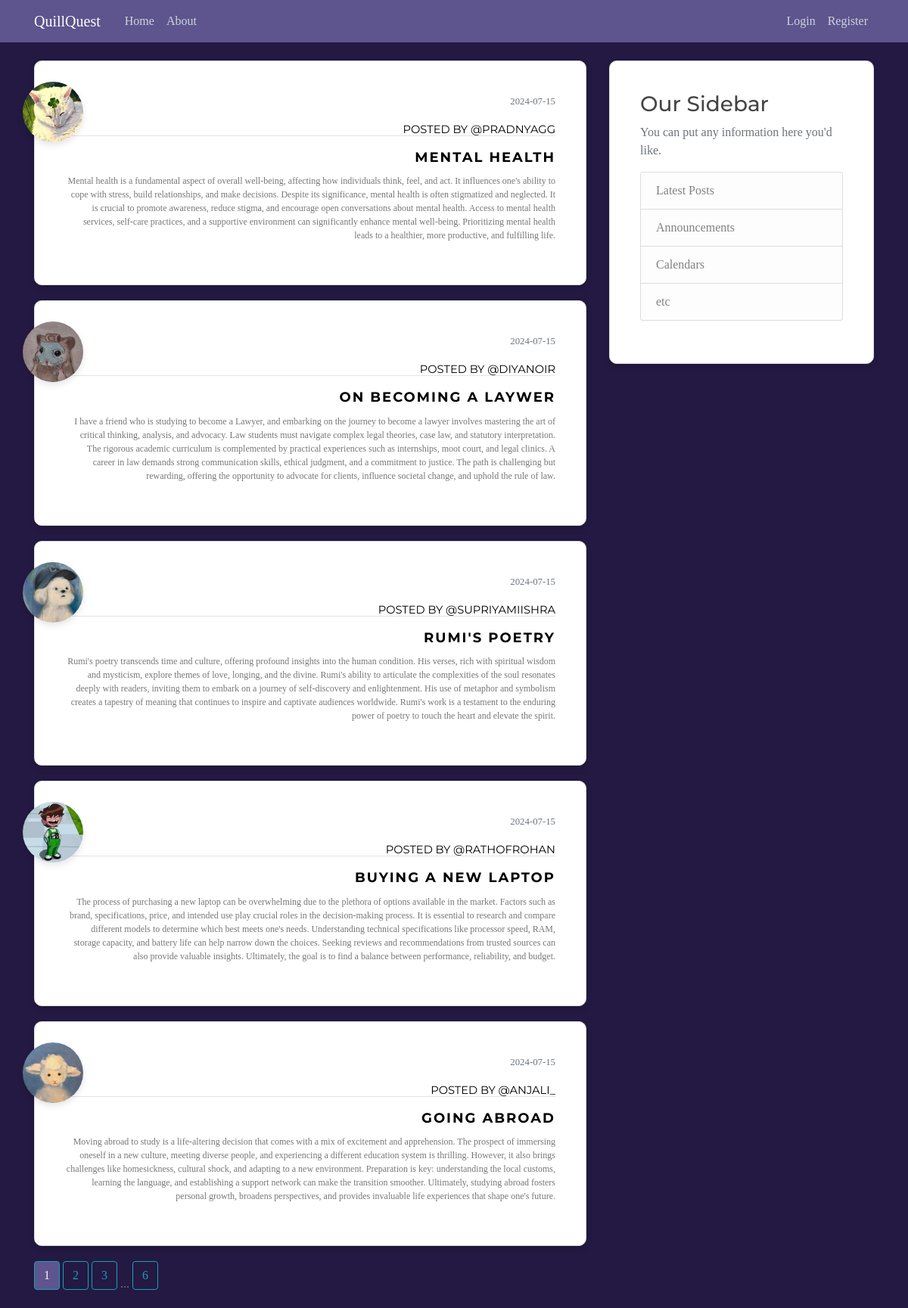
The page /home on the database its author committed.
### flaskblog/models.py (models this page shows, shortened)
class Post(db.Model):
    __tablename__ = "post"
    id = db.Column(db.Integer, primary_key= True )
    title = db.Column(db.String(100), nullable= False)
    date_posted= db.Column(db.DateTime, nullable= False, default= datetime.utcnow ) # no (): function as arguement; not current time
    content = db.Column(db.Text, nullable= False)
    user_id = db.Column( db.Integer, db.ForeignKey('user.id'), nullable = False) #lowercase user not class; table and column name

class User(db.Model, UserMixin): #import from db.Model
    __tablename__ = "user"
    id = db.Column(db.Integer, primary_key= True )
    username = db.Column(db.String(20), unique= True, nullable= False)
    email = db.Column(db.String(120), unique= True, nullable= False)
    image_file = db.Column(db.String(120), nullable= False, default = 'default.jpeg') #hashing for length
    password = db.Column(db.String(60), nullable= False)
    posts = db.relationship ('Post', backref = 'author', lazy =  True) #one-to-many relationship; backref: author attribute to get user of post ; lazy: loads in one go

### flaskblog/main/routes.py (the view)
@main.route("/")
@main.route("/home")
def home():
    page = request.args.get('page', 1, type=int)
    posts = Post.query.order_by(Post.date_posted.desc()).paginate(page=page, per_page=5)
    return render_template('home.html', posts=posts)

### flaskblog/templates/home.html
{% extends "layout.html" %}
{% block content %}
    {% for post in posts.items %}
      <article class="media content-section">
        <img class="rounded-circle article-img" style="width: 80px; height: 80px; box-shadow: 0 4px 8px rgba(0, 0, 0, 0.1);" src="{{ url_for('static', filename='profile_pics/' + post.author.image_file) }}">
        <div class="media-body" style="text-align: right;">
            <div class="article-metadata">
              <small class="text-muted"> {{ post.date_posted.strftime('%Y-%m-%d') }}</small>
              <br>
              <a style="font-size: 11pt;" href="{{  url_for('users.user_posts', username=post.author.username)  }}"> posted by @{{ post.author.username }} </a>
            </div>
            <h2> <a class="article-title"  style="font-weight:bold;" href="{{ url_for('posts.post', post_id=post.id) }}">{{ post.title }}</a> </h2>
            <p class="article-content">{{ post.content }}</p>
        </div>
      </article>
    {% endfor %}
    {% for page_num in posts.iter_pages( left_edge = 1, right_edge=1, left_current=1, right_current=2 ) %}
      {% if page_num %}
        {% if posts.page == page_num %}
        <a class="btn btn-info mb-4" style="color: whitesmoke; background-color: #5e548e;"  href="{{ url_for('main.home', page=page_num) }}">{{ page_num }}</a>
        {% else %}
          <a class="btn btn-outline-info mb-4" href="{{ url_for('main.home', page=page_num) }}">{{ page_num }}</a>
        {% endif %}
      {% else %}
        ...
      {% endif %}
    {% endfor %}
{% endblock %}

### flaskblog/static/main.css (style rules this page uses)
body { background: #231942; color: #777; font-family: 'Merriweather', serif; font-size: 16px; margin-top: 5rem; }
h1, h2, h3, h4, h5, h6 { color: #444444; font-family: 'Montserrat', sans-serif; }
.content-section { background: #ffffff; padding: 40px; border: 1px solid #dddddd; border-radius: 10px; box-shadow: 0 4px 8px rgba(0, 0, 0, 0.1); margin-bottom: 20px; position: relative; transition: 0.4s; }
.content-section::before { content: ""; position: absolute; bottom: 0; height: 2px; width: 0%; background: #333333; right: 0; transition: width 0.4s; }
.article-title { color: black; font-size: 18px; margin-top: 25px; letter-spacing: 2px; text-transform: uppercase; }
.article-content { white-space: pre-line; font-size: 12px; }
.article-img { height: 65px; width: 65px; margin-right: 16px; position: absolute; top: 27px; left: -16px; cursor: pointer; }
.article-metadata { padding-bottom: 1px; margin-bottom: 4px; border-bottom: 1px solid #e3e3e3; }
.article-metadata a { font-family: 'Montserrat', sans-serif; font-size: 12px; text-transform: uppercase; color: black; margin-top: 10px; transition: 0.4s; display: inline-block; top: 5px; position: relative; }

### rows shown on the page
Post: image_file (picture), date_posted "2024-07-15", author.username "PRADNYAGG", title "MENTAL HEALTH", content "Mental health is a fundamental aspect of overall well-being, affecting how individuals think, feel, and act. It influences one's ability to cope with stress, build relationships, and make decisions. Despite its significance, mental health is often stigmatized and neglected. It is crucial to promote awareness, reduce stigma, and encourage open conversations about mental health. Access to mental health services, self-care practices, and a supportive environment can significantly enhance mental well-being. Prioritizing mental health leads to a healthier, more productive, and fulfilling life."
Post: image_file (picture), date_posted "2024-07-15", author.username "DIYANOIR", title "ON BECOMING A LAYWER", content "I have a friend who is studying to become a Lawyer, and embarking on the journey to become a lawyer involves mastering the art of critical thinking, analysis, and advocacy. Law students must navigate complex legal theories, case law, and statutory interpretation. The rigorous academic curriculum is complemented by practical experiences such as internships, moot court, and legal clinics. A career in law demands strong communication skills, ethical judgment, and a commitment to justice. The path is challenging but rewarding, offering the opportunity to advocate for clients, influence societal change, and uphold the rule of law."
Post: image_file (picture), date_posted "2024-07-15", author.username "SUPRIYAMIISHRA", title "RUMI'S POETRY", content "Rumi's poetry transcends time and culture, offering profound insights into the human condition. His verses, rich with spiritual wisdom and mysticism, explore themes of love, longing, and the divine. Rumi's ability to articulate the complexities of the soul resonates deeply with readers, inviting them to embark on a journey of self-discovery and enlightenment. His use of metaphor and symbolism creates a tapestry of meaning that continues to inspire and captivate audiences worldwide. Rumi's work is a testament to the enduring power of poetry to touch the heart and elevate the spirit."
Post: image_file (picture), date_posted "2024-07-15", author.username "RATHOFROHAN", title "BUYING A NEW LAPTOP", content "The process of purchasing a new laptop can be overwhelming due to the plethora of options available in the market. Factors such as brand, specifications, price, and intended use play crucial roles in the decision-making process. It is essential to research and compare different models to determine which best meets one's needs. Understanding technical specifications like processor speed, RAM, storage capacity, and battery life can help narrow down the choices. Seeking reviews and recommendations from trusted sources can also provide valuable insights. Ultimately, the goal is to find a balance between performance, reliability, and budget."
Post: image_file (picture), date_posted "2024-07-15", author.username "ANJALI_", title "GOING ABROAD", content "Moving abroad to study is a life-altering decision that comes with a mix of excitement and apprehension. The prospect of immersing oneself in a new culture, meeting diverse people, and experiencing a different education system is thrilling. However, it also brings challenges like homesickness, cultural shock, and adapting to a new environment. Preparation is key: understanding the local customs, learning the language, and establishing a support network can make the transition smoother. Ultimately, studying abroad fosters personal growth, broadens perspectives, and provides invaluable life experiences that shape one's future."

### other values the page prints
{{ page_num }} "1"
{{ page_num }} "2" "3" "6"
